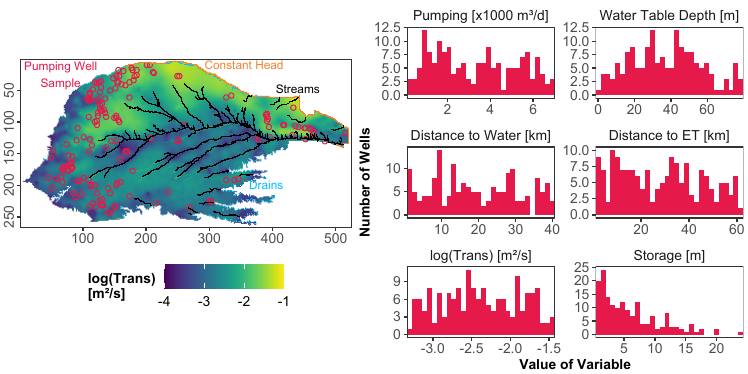

Generate this figure with R:
## Figure_DomainMap+WellSample.R
# This script plots a multi-panel figure including:
#  (a) map of domain including BCs with selected wells highlighted
#  (b) histograms of characteristics of all wells and selected wells

source(file.path("src", "paths+packages.R"))

## load data
# well locations and characteristics
wells_all <- 
  file.path("results", "RRCA12p_03_WellSample.csv") %>% 
  readr::read_csv() %>% 
  dplyr::mutate(sat_thickness_m = top_m - botm_m,
                WTD_SS_m = ground_m - head_SS_m,
                WTD_end_m = ground_m - head_end_m,
                transmissivity_m2s = hk_ms*sat_thickness_m,
                logTransmissivity_m2s = log10(transmissivity_m2s),
                logHk_ms = log10(hk_ms),
                Qw_m3d_abs = abs(Qw_m3d_mean),
                distToClosestSurfwat_km = distToClosestSurfwat_m/1000,
                distToClosestEVT_km = distToClosestEVT_m/1000,
                ss_100m = 100*ss_m,
                Qw_1000m3d_abs = Qw_m3d_abs/1000,
                col_km = col*1.60934,
                row_km = row*1.60934)

# model data frame
model_df <- 
  file.path("results", "RRCA12p_03_ModelData.csv") %>% 
  readr::read_csv() %>% 
  dplyr::mutate(sat_thickness_m = top_m - botm_m,
                WTD_SS_m = ground_m - head_SS_m,
                WTD_end_m = ground_m - head_end_m,
                transmissivity_m2s = hk_ms*sat_thickness_m,
                logTransmissivity_m2s = log10(transmissivity_m2s),
                logHk_ms = log10(hk_ms),
                col_km = col*1.60934,
                row_km = row*1.60934)

# surface water
surfwat_df <- 
  file.path("results", "RRCA12p_03_Surfwat.csv") %>% 
  readr::read_csv() %>% 
  dplyr::mutate(col_km = col*1.60934,
                row_km = row*1.60934)

## map of domain and boundary conditions
p.map <- 
  ggplot() +
  # background: plot transmissivity
  geom_raster(data = model_df, aes(x = col_km, y = row_km, fill = logTransmissivity_m2s)) +
  # add boundary conditions
  #geom_point(data = wells_all, aes(x = col, y = row, color = sample_lhs), shape = 21, alpha = 0.5) +
  geom_point(data = subset(wells_all, sample_lhs), aes(x = col_km, y = row_km), color = col.cat.red, shape = 21) +
  geom_tile(data = subset(surfwat_df, BC == "CHB"), aes(x = col_km, y = row_km), fill = col.cat.org) +
  geom_tile(data = subset(surfwat_df, BC == "DRN"), aes(x = col_km, y = row_km), fill = "deepskyblue") +
  geom_tile(data = subset(surfwat_df, BC == "STR"), aes(x = col_km, y = row_km), fill = "black") +
  # annotations
  annotate("text", 
           x = 355, y = 10, size=3, color = col.cat.org, 
           label = "Constant Head") +
  annotate("text", 
           x = 440, y = 48, size=3, color = "black",
           label = "Streams") +
  annotate("text", 
           x = 390, y = 200, size=3, color = "deepskyblue",
           label = "Drains") +
  annotate("text", 
           x = 65, y = 25, size=3, color = col.cat.red,
           label = "Pumping Well\nSample") +
  # aesthetics
  scale_x_continuous(name = NULL, expand = c(0,0)) + 
  scale_y_reverse(name = NULL, expand = c(0,0)) + 
  viridis::scale_fill_viridis(name = "log(Trans)\n[m\u00b2/s]", na.value = "white",
                              limits = c(-4, -1), breaks = seq(-4, -1)) +
  #scale_color_manual(name = "Wells", labels = c("TRUE" = "Tested Sample", "FALSE" = "All Wells"),
  #                   values = c("TRUE" = col.cat.red, "FALSE" = col.gray)) +
  coord_equal() +
  theme(axis.text.y=element_text(angle=90, hjust=0.5),
        legend.position = "bottom")

# set factor order
wells_props <- 
  wells_all %>% 
  subset(sample_lhs) %>% 
  dplyr::select(WellNum, sample_lhs, Qw_1000m3d_abs, logTransmissivity_m2s, distToClosestSurfwat_km, distToClosestEVT_km, WTD_SS_m, ss_100m) %>% 
  reshape2::melt(id = c("WellNum", "sample_lhs"))

wells_props$variable <- factor(wells_props$variable, 
                               levels = c("Qw_1000m3d_abs", "WTD_SS_m", 
                                          "distToClosestSurfwat_km", "distToClosestEVT_km", 
                                          "logTransmissivity_m2s", "ss_100m"))

p.wells <- 
  ggplot(wells_props) +
  geom_histogram(aes(x = value), fill = col.cat.red) +
  facet_wrap( ~ variable, scales = "free", ncol = 2,
              labeller = as_labeller(c("Qw_1000m3d_abs" = "Pumping [x1000 m\u00b3/d]",
                                       "logTransmissivity_m2s" = "log(Trans) [m\u00b2/s]",
                                       "ss_100m" = "Sp. Storage [x0.01 m\u207b\u00b9]",
                                       "distToClosestSurfwat_km" = "Distance to Water [km]",
                                       "distToClosestEVT_km" = "Distance to ET [km]",
                                       "WTD_SS_m" = "Water Table Depth [m]"))) +
  scale_x_continuous(name = "Value of Variable", expand = c(0,0)) +
  scale_y_continuous(name = "Number of Wells") +
  scale_fill_manual(name = "Wells", labels = c("FALSE" = "All Wells", "TRUE" = "Tested Sample"),
                    values = c("FALSE" = col.gray, "TRUE" = col.cat.red), guide = F) +
  theme(legend.position = "bottom")

## save plots
cowplot::plot_grid(p.map, p.wells, 
                   axis = "tb",
                   ncol = 2,
                   rel_widths = c(1, 1.1)) %>% 
  cowplot::save_plot(file.path("figures+tables", "Figure_DomainMap+WellSample.png"),
                     plot = .,
                     base_width = 190/25.4, base_height = 95/25.4)

## facet plot of well characteristics - sampled wells and all wells (for SI)
wells_props_all <- 
  wells_all %>% 
  dplyr::select(WellNum, sample_lhs, Qw_1000m3d_abs, logTransmissivity_m2s, distToClosestSurfwat_km, distToClosestEVT_km, WTD_SS_m, ss_100m) %>% 
  reshape2::melt(id = c("WellNum", "sample_lhs")) %>%
  transform(sample_factor = factor(sample_lhs, levels = c("TRUE", "FALSE")))

wells_props_all$variable <- factor(wells_props_all$variable, 
                                   levels = c("Qw_1000m3d_abs", "WTD_SS_m", 
                                              "distToClosestSurfwat_km", "distToClosestEVT_km", 
                                              "logTransmissivity_m2s", "ss_100m"))


ggplot(wells_props_all) +
  geom_histogram(aes(x = value, fill = sample_factor)) +
  facet_grid(sample_factor ~ variable, scales = "free",
             labeller = as_labeller(c("Qw_1000m3d_abs" = "Pumping Rate\n[x1000 m\u00b3/d]",
                                      "logTransmissivity_m2s" = "log(Trans) [m\u00b2/s]",
                                      "ss_100m" = "Sp. Storage\n[x0.01 m\u207b\u00b9]",
                                      "distToClosestSurfwat_km" = "Distance to\nWater [km]",
                                      "distToClosestEVT_km" = "Distance to\nET [km]",
                                      "WTD_SS_m" = "Water Table\nDepth [m]",
                                      "FALSE" = "All Wells",
                                      "TRUE" = "Tested Sample"))) +
  scale_x_continuous(name = "Value of Variable", expand = c(0,0)) +
  scale_y_continuous(name = "Number of Wells") +
  scale_fill_manual(name = "Wells", labels = c("FALSE" = "All Wells", "TRUE" = "Tested Sample"),
                    values = c("FALSE" = col.gray, "TRUE" = col.cat.red), guide = F) +
  theme(legend.position = "bottom") +
  ggsave(file.path("figures+tables", "Figure_DomainMap+WellSample_Hist-WellSample+AllWells.png"),
         width = 190, height = 95, units = "mm") +
  NULL

## calculate distance between all wells
# convert to sf
wells_sf <- 
  wells_all %>% 
  subset(sample_lhs) %>% 
  sf::st_as_sf(., coords=c("col", "row"), crs="+init=epsg:26714")

# get distance from each well to each other well
well_well_dist <-
  sf::st_distance(x=wells_sf, y=wells_sf)
units(well_well_dist) <- NULL

# each well will be 0 cells from itself; set these to NA
well_well_dist[well_well_dist == 0] <- NA

# get min distance for each row
well_closest_dist_cells <-
  apply(well_well_dist, 1, min, na.rm = T)

well_closest_dist_km <-
  well_closest_dist_cells*5280*0.3048/1000

qplot(well_closest_dist_cells, binwidth = 1)
